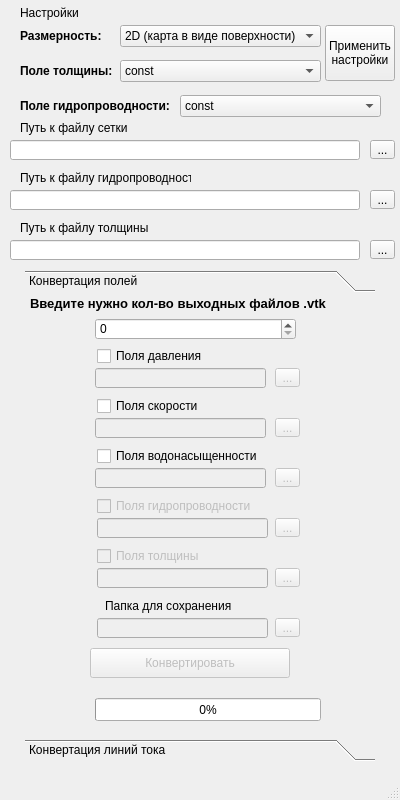
<?xml version="1.0" encoding="UTF-8"?>
<ui version="4.0">
 <class>MainWindow</class>
 <widget class="QMainWindow" name="MainWindow">
  <property name="enabled">
   <bool>true</bool>
  </property>
  <property name="geometry">
   <rect>
    <x>0</x>
    <y>0</y>
    <width>400</width>
    <height>800</height>
   </rect>
  </property>
  <property name="minimumSize">
   <size>
    <width>400</width>
    <height>800</height>
   </size>
  </property>
  <property name="maximumSize">
   <size>
    <width>400</width>
    <height>800</height>
   </size>
  </property>
  <property name="windowTitle">
   <string>Конвертация из FEM в формат VTK</string>
  </property>
  <property name="accessibleDescription">
   <string/>
  </property>
  <widget class="QWidget" name="centralwidget">
   <widget class="QToolButton" name="toolButton_path_net">
    <property name="geometry">
     <rect>
      <x>370</x>
      <y>140</y>
      <width>25</width>
      <height>19</height>
     </rect>
    </property>
    <property name="text">
     <string>...</string>
    </property>
   </widget>
   <widget class="QLineEdit" name="lineEdit_path_net">
    <property name="geometry">
     <rect>
      <x>10</x>
      <y>140</y>
      <width>350</width>
      <height>20</height>
     </rect>
    </property>
   </widget>
   <widget class="QLabel" name="label">
    <property name="geometry">
     <rect>
      <x>20</x>
      <y>120</y>
      <width>121</width>
      <height>16</height>
     </rect>
    </property>
    <property name="text">
     <string>Путь к файлу сетки</string>
    </property>
   </widget>
   <widget class="QLineEdit" name="lineEdit_path_hydroprovod">
    <property name="geometry">
     <rect>
      <x>10</x>
      <y>190</y>
      <width>350</width>
      <height>20</height>
     </rect>
    </property>
   </widget>
   <widget class="QToolButton" name="toolButton_path_hydroprovod">
    <property name="geometry">
     <rect>
      <x>370</x>
      <y>190</y>
      <width>25</width>
      <height>19</height>
     </rect>
    </property>
    <property name="text">
     <string>...</string>
    </property>
   </widget>
   <widget class="QLabel" name="label_5">
    <property name="geometry">
     <rect>
      <x>20</x>
      <y>170</y>
      <width>171</width>
      <height>16</height>
     </rect>
    </property>
    <property name="text">
     <string>Путь к файлу гидропроводности</string>
    </property>
   </widget>
   <widget class="QToolBox" name="toolBox">
    <property name="enabled">
     <bool>true</bool>
    </property>
    <property name="geometry">
     <rect>
      <x>25</x>
      <y>270</y>
      <width>350</width>
      <height>491</height>
     </rect>
    </property>
    <property name="currentIndex">
     <number>0</number>
    </property>
    <widget class="QWidget" name="page">
     <property name="geometry">
      <rect>
       <x>0</x>
       <y>0</y>
       <width>350</width>
       <height>437</height>
      </rect>
     </property>
     <attribute name="label">
      <string>Конвертация полей</string>
     </attribute>
     <widget class="QLineEdit" name="lineEdit_paths_save">
      <property name="enabled">
       <bool>false</bool>
      </property>
      <property name="geometry">
       <rect>
        <x>72</x>
        <y>320</y>
        <width>171</width>
        <height>20</height>
       </rect>
      </property>
     </widget>
     <widget class="QToolButton" name="toolButton_paths_u_field">
      <property name="enabled">
       <bool>false</bool>
      </property>
      <property name="geometry">
       <rect>
        <x>250</x>
        <y>120</y>
        <width>25</width>
        <height>19</height>
       </rect>
      </property>
      <property name="text">
       <string>...</string>
      </property>
     </widget>
     <widget class="QProgressBar" name="progressBar">
      <property name="enabled">
       <bool>true</bool>
      </property>
      <property name="geometry">
       <rect>
        <x>70</x>
        <y>400</y>
        <width>226</width>
        <height>23</height>
       </rect>
      </property>
      <property name="value">
       <number>0</number>
      </property>
     </widget>
     <widget class="QCheckBox" name="checkBox_paths_u_field">
      <property name="geometry">
       <rect>
        <x>72</x>
        <y>98</y>
        <width>151</width>
        <height>20</height>
       </rect>
      </property>
      <property name="text">
       <string>Поля скорости</string>
      </property>
     </widget>
     <widget class="QLineEdit" name="lineEdit_paths_p_field">
      <property name="enabled">
       <bool>false</bool>
      </property>
      <property name="geometry">
       <rect>
        <x>70</x>
        <y>70</y>
        <width>171</width>
        <height>20</height>
       </rect>
      </property>
      <property name="font">
       <font>
        <weight>50</weight>
        <bold>false</bold>
       </font>
      </property>
      <property name="text">
       <string/>
      </property>
     </widget>
     <widget class="QLineEdit" name="lineEdit_paths_s_field">
      <property name="enabled">
       <bool>false</bool>
      </property>
      <property name="geometry">
       <rect>
        <x>70</x>
        <y>170</y>
        <width>171</width>
        <height>20</height>
       </rect>
      </property>
     </widget>
     <widget class="QCheckBox" name="checkBox_paths_p_field">
      <property name="geometry">
       <rect>
        <x>72</x>
        <y>48</y>
        <width>151</width>
        <height>20</height>
       </rect>
      </property>
      <property name="text">
       <string>Поля давления</string>
      </property>
     </widget>
     <widget class="QSpinBox" name="spinBox_n_files">
      <property name="geometry">
       <rect>
        <x>70</x>
        <y>20</y>
        <width>201</width>
        <height>22</height>
       </rect>
      </property>
      <property name="accessibleDescription">
       <string comment="123"/>
      </property>
      <property name="prefix">
       <string comment="123" extracomment="1234"/>
      </property>
      <property name="maximum">
       <number>999999999</number>
      </property>
     </widget>
     <widget class="QToolButton" name="toolButton_paths_s_field">
      <property name="enabled">
       <bool>false</bool>
      </property>
      <property name="geometry">
       <rect>
        <x>250</x>
        <y>170</y>
        <width>25</width>
        <height>19</height>
       </rect>
      </property>
      <property name="text">
       <string>...</string>
      </property>
     </widget>
     <widget class="QLabel" name="label_11">
      <property name="geometry">
       <rect>
        <x>5</x>
        <y>-5</y>
        <width>320</width>
        <height>20</height>
       </rect>
      </property>
      <property name="font">
       <font>
        <pointsize>10</pointsize>
        <weight>75</weight>
        <bold>true</bold>
        <strikeout>false</strikeout>
       </font>
      </property>
      <property name="text">
       <string>Введите нужно кол-во выходных файлов .vtk</string>
      </property>
      <property name="textFormat">
       <enum>Qt::PlainText</enum>
      </property>
     </widget>
     <widget class="QLineEdit" name="lineEdit_paths_u_field">
      <property name="enabled">
       <bool>false</bool>
      </property>
      <property name="geometry">
       <rect>
        <x>70</x>
        <y>120</y>
        <width>171</width>
        <height>20</height>
       </rect>
      </property>
     </widget>
     <widget class="QCheckBox" name="checkBox_paths_s_field">
      <property name="geometry">
       <rect>
        <x>72</x>
        <y>148</y>
        <width>191</width>
        <height>20</height>
       </rect>
      </property>
      <property name="text">
       <string>Поля водонасыщенности</string>
      </property>
     </widget>
     <widget class="QPushButton" name="btn_multi_convert">
      <property name="enabled">
       <bool>false</bool>
      </property>
      <property name="geometry">
       <rect>
        <x>65</x>
        <y>350</y>
        <width>200</width>
        <height>30</height>
       </rect>
      </property>
      <property name="minimumSize">
       <size>
        <width>5</width>
        <height>0</height>
       </size>
      </property>
      <property name="text">
       <string>Конвертировать</string>
      </property>
     </widget>
     <widget class="QLabel" name="label_10">
      <property name="geometry">
       <rect>
        <x>80</x>
        <y>300</y>
        <width>141</width>
        <height>16</height>
       </rect>
      </property>
      <property name="text">
       <string>Папка для сохранения</string>
      </property>
     </widget>
     <widget class="QToolButton" name="toolButton_paths_p_field">
      <property name="enabled">
       <bool>false</bool>
      </property>
      <property name="geometry">
       <rect>
        <x>250</x>
        <y>70</y>
        <width>25</width>
        <height>19</height>
       </rect>
      </property>
      <property name="text">
       <string>...</string>
      </property>
     </widget>
     <widget class="QToolButton" name="toolButton_paths_save">
      <property name="enabled">
       <bool>false</bool>
      </property>
      <property name="geometry">
       <rect>
        <x>250</x>
        <y>320</y>
        <width>25</width>
        <height>19</height>
       </rect>
      </property>
      <property name="text">
       <string>...</string>
      </property>
     </widget>
     <widget class="QCheckBox" name="checkBox_paths_hydroprovod_field">
      <property name="enabled">
       <bool>false</bool>
      </property>
      <property name="geometry">
       <rect>
        <x>72</x>
        <y>198</y>
        <width>191</width>
        <height>20</height>
       </rect>
      </property>
      <property name="text">
       <string>Поля гидропроводности</string>
      </property>
     </widget>
     <widget class="QLineEdit" name="lineEdit_paths_hydroprovod_field">
      <property name="enabled">
       <bool>false</bool>
      </property>
      <property name="geometry">
       <rect>
        <x>72</x>
        <y>220</y>
        <width>171</width>
        <height>20</height>
       </rect>
      </property>
     </widget>
     <widget class="QToolButton" name="toolButton_paths_hydroprovod_field">
      <property name="enabled">
       <bool>false</bool>
      </property>
      <property name="geometry">
       <rect>
        <x>250</x>
        <y>220</y>
        <width>25</width>
        <height>19</height>
       </rect>
      </property>
      <property name="text">
       <string>...</string>
      </property>
     </widget>
     <widget class="QCheckBox" name="checkBox_paths_height_field">
      <property name="enabled">
       <bool>false</bool>
      </property>
      <property name="geometry">
       <rect>
        <x>72</x>
        <y>248</y>
        <width>191</width>
        <height>20</height>
       </rect>
      </property>
      <property name="text">
       <string>Поля толщины</string>
      </property>
     </widget>
     <widget class="QLineEdit" name="lineEdit_paths_height_field">
      <property name="enabled">
       <bool>false</bool>
      </property>
      <property name="geometry">
       <rect>
        <x>72</x>
        <y>270</y>
        <width>171</width>
        <height>20</height>
       </rect>
      </property>
     </widget>
     <widget class="QToolButton" name="toolButton_paths_height_field">
      <property name="enabled">
       <bool>false</bool>
      </property>
      <property name="geometry">
       <rect>
        <x>250</x>
        <y>270</y>
        <width>25</width>
        <height>19</height>
       </rect>
      </property>
      <property name="text">
       <string>...</string>
      </property>
     </widget>
    </widget>
    <widget class="QWidget" name="page_2">
     <property name="geometry">
      <rect>
       <x>0</x>
       <y>0</y>
       <width>350</width>
       <height>437</height>
      </rect>
     </property>
     <attribute name="label">
      <string>Конвертация линий тока</string>
     </attribute>
     <widget class="QLabel" name="label_12">
      <property name="geometry">
       <rect>
        <x>5</x>
        <y>-5</y>
        <width>320</width>
        <height>20</height>
       </rect>
      </property>
      <property name="font">
       <font>
        <pointsize>10</pointsize>
        <weight>75</weight>
        <bold>true</bold>
        <strikeout>false</strikeout>
       </font>
      </property>
      <property name="text">
       <string>Выберете файлы ЛТ =&gt; в формат .vtk</string>
      </property>
      <property name="textFormat">
       <enum>Qt::PlainText</enum>
      </property>
      <property name="scaledContents">
       <bool>false</bool>
      </property>
     </widget>
     <widget class="QLineEdit" name="lineEdit_paths_SL">
      <property name="enabled">
       <bool>false</bool>
      </property>
      <property name="geometry">
       <rect>
        <x>70</x>
        <y>20</y>
        <width>171</width>
        <height>20</height>
       </rect>
      </property>
      <property name="font">
       <font>
        <weight>50</weight>
        <bold>false</bold>
       </font>
      </property>
      <property name="text">
       <string/>
      </property>
     </widget>
     <widget class="QToolButton" name="toolButton_paths_SL">
      <property name="enabled">
       <bool>true</bool>
      </property>
      <property name="geometry">
       <rect>
        <x>250</x>
        <y>20</y>
        <width>25</width>
        <height>19</height>
       </rect>
      </property>
      <property name="text">
       <string>...</string>
      </property>
     </widget>
     <widget class="QToolButton" name="toolButton_paths_save_SL">
      <property name="enabled">
       <bool>true</bool>
      </property>
      <property name="geometry">
       <rect>
        <x>250</x>
        <y>70</y>
        <width>25</width>
        <height>19</height>
       </rect>
      </property>
      <property name="text">
       <string>...</string>
      </property>
     </widget>
     <widget class="QLineEdit" name="lineEdit_paths_save_SL">
      <property name="enabled">
       <bool>true</bool>
      </property>
      <property name="geometry">
       <rect>
        <x>70</x>
        <y>70</y>
        <width>171</width>
        <height>20</height>
       </rect>
      </property>
     </widget>
     <widget class="QLabel" name="label_13">
      <property name="geometry">
       <rect>
        <x>80</x>
        <y>48</y>
        <width>141</width>
        <height>16</height>
       </rect>
      </property>
      <property name="text">
       <string>Папка для сохранения</string>
      </property>
     </widget>
     <widget class="QProgressBar" name="progressBar_2">
      <property name="enabled">
       <bool>true</bool>
      </property>
      <property name="geometry">
       <rect>
        <x>70</x>
        <y>160</y>
        <width>226</width>
        <height>23</height>
       </rect>
      </property>
      <property name="value">
       <number>0</number>
      </property>
     </widget>
     <widget class="QPushButton" name="btn_multi_convert_SL">
      <property name="enabled">
       <bool>false</bool>
      </property>
      <property name="geometry">
       <rect>
        <x>65</x>
        <y>110</y>
        <width>200</width>
        <height>30</height>
       </rect>
      </property>
      <property name="minimumSize">
       <size>
        <width>5</width>
        <height>0</height>
       </size>
      </property>
      <property name="text">
       <string>Конвертировать</string>
      </property>
     </widget>
    </widget>
   </widget>
   <widget class="QLabel" name="label_2">
    <property name="geometry">
     <rect>
      <x>20</x>
      <y>5</y>
      <width>121</width>
      <height>16</height>
     </rect>
    </property>
    <property name="text">
     <string>Настройки</string>
    </property>
   </widget>
   <widget class="QComboBox" name="comboBox_dimension">
    <property name="geometry">
     <rect>
      <x>120</x>
      <y>25</y>
      <width>201</width>
      <height>22</height>
     </rect>
    </property>
    <property name="editable">
     <bool>false</bool>
    </property>
    <property name="currentIndex">
     <number>0</number>
    </property>
    <item>
     <property name="text">
      <string>2D (карта в виде поверхности)</string>
     </property>
    </item>
    <item>
     <property name="text">
      <string>3D (2D карта вытянутая по оси Z)</string>
     </property>
    </item>
   </widget>
   <widget class="QLabel" name="label_3">
    <property name="geometry">
     <rect>
      <x>20</x>
      <y>25</y>
      <width>121</width>
      <height>22</height>
     </rect>
    </property>
    <property name="font">
     <font>
      <weight>75</weight>
      <italic>false</italic>
      <bold>true</bold>
     </font>
    </property>
    <property name="text">
     <string>Размерность:</string>
    </property>
   </widget>
   <widget class="QLabel" name="label_4">
    <property name="geometry">
     <rect>
      <x>20</x>
      <y>60</y>
      <width>121</width>
      <height>22</height>
     </rect>
    </property>
    <property name="font">
     <font>
      <weight>75</weight>
      <italic>false</italic>
      <bold>true</bold>
     </font>
    </property>
    <property name="text">
     <string>Поле толщины:</string>
    </property>
   </widget>
   <widget class="QComboBox" name="comboBox_height">
    <property name="geometry">
     <rect>
      <x>120</x>
      <y>60</y>
      <width>201</width>
      <height>22</height>
     </rect>
    </property>
    <property name="editable">
     <bool>false</bool>
    </property>
    <property name="currentIndex">
     <number>0</number>
    </property>
    <item>
     <property name="text">
      <string>const</string>
     </property>
    </item>
    <item>
     <property name="text">
      <string>time dependet</string>
     </property>
    </item>
   </widget>
   <widget class="QComboBox" name="comboBox_hydroprovod">
    <property name="geometry">
     <rect>
      <x>180</x>
      <y>95</y>
      <width>201</width>
      <height>22</height>
     </rect>
    </property>
    <property name="editable">
     <bool>false</bool>
    </property>
    <property name="currentIndex">
     <number>0</number>
    </property>
    <item>
     <property name="text">
      <string>const</string>
     </property>
    </item>
    <item>
     <property name="text">
      <string>time dependet</string>
     </property>
    </item>
   </widget>
   <widget class="QLabel" name="label_6">
    <property name="geometry">
     <rect>
      <x>20</x>
      <y>95</y>
      <width>161</width>
      <height>22</height>
     </rect>
    </property>
    <property name="font">
     <font>
      <weight>75</weight>
      <italic>false</italic>
      <bold>true</bold>
     </font>
    </property>
    <property name="text">
     <string>Поле гидропроводности:</string>
    </property>
   </widget>
   <widget class="QLabel" name="label_7">
    <property name="geometry">
     <rect>
      <x>20</x>
      <y>220</y>
      <width>131</width>
      <height>16</height>
     </rect>
    </property>
    <property name="text">
     <string>Путь к файлу толщины</string>
    </property>
   </widget>
   <widget class="QLineEdit" name="lineEdit_path_height">
    <property name="geometry">
     <rect>
      <x>10</x>
      <y>240</y>
      <width>350</width>
      <height>20</height>
     </rect>
    </property>
   </widget>
   <widget class="QToolButton" name="toolButton_path_height">
    <property name="geometry">
     <rect>
      <x>370</x>
      <y>240</y>
      <width>25</width>
      <height>19</height>
     </rect>
    </property>
    <property name="text">
     <string>...</string>
    </property>
   </widget>
   <widget class="QPushButton" name="btn_apply_settings">
    <property name="geometry">
     <rect>
      <x>325</x>
      <y>25</y>
      <width>70</width>
      <height>56</height>
     </rect>
    </property>
    <property name="text">
     <string>Применить
настройки</string>
    </property>
   </widget>
  </widget>
  <widget class="QMenuBar" name="menubar">
   <property name="geometry">
    <rect>
     <x>0</x>
     <y>0</y>
     <width>400</width>
     <height>21</height>
    </rect>
   </property>
  </widget>
  <widget class="QStatusBar" name="statusbar"/>
  <action name="action1234">
   <property name="text">
    <string>1234</string>
   </property>
  </action>
  <action name="action1234_2">
   <property name="text">
    <string>1234</string>
   </property>
  </action>
  <action name="actionaasadasaasadasaasadasaasadasaasadasaasadasaasadasaasadasaasadasaasadasaasadasaasadasaasadasaasadasaasadasaasadasaasadasaasadasaasadasaasadasaasadasaasadasaasadasaasadasaasadasaasadasaasadas">
   <property name="text">
    <string>aasadasaasadasaasadasaasadasaasadasaasadasaasadasaasadasaasadasaasadasaasadasaasadasaasadasaasadasaasadasaasadasaasadasaasadasaasadasaasadasaasadasaasadasaasadasaasadasaasadasaasadasaasadas</string>
   </property>
  </action>
 </widget>
 <resources/>
 <connections/>
</ui>
